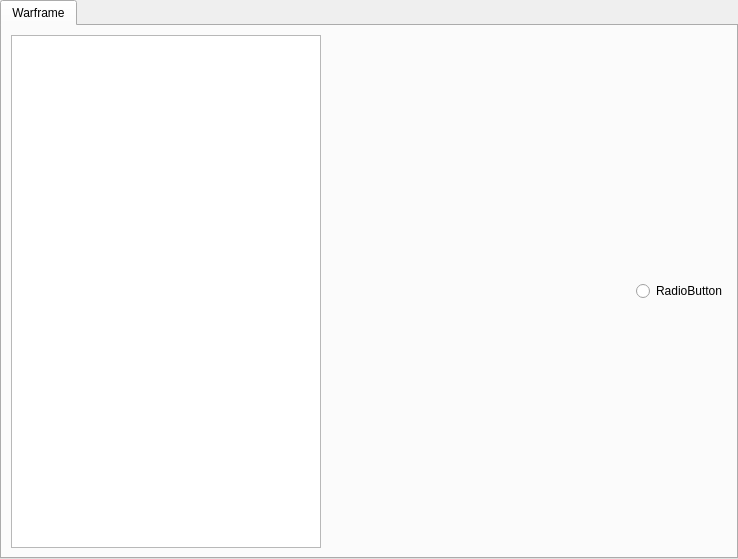
<?xml version="1.0" encoding="UTF-8"?>
<ui version="4.0">
 <class>warframeTab</class>
 <widget class="QTabWidget" name="warframeTab">
  <property name="geometry">
   <rect>
    <x>0</x>
    <y>0</y>
    <width>738</width>
    <height>559</height>
   </rect>
  </property>
  <property name="windowTitle">
   <string>warframeTab</string>
  </property>
  <widget class="QWidget" name="warframe">
   <attribute name="title">
    <string>Warframe</string>
   </attribute>
   <layout class="QGridLayout" name="gridLayout">
    <item row="0" column="1">
     <layout class="QHBoxLayout" name="horizontalLayout">
      <item>
       <widget class="QTreeView" name="treeView"/>
      </item>
      <item>
       <spacer name="horizontalSpacer">
        <property name="orientation">
         <enum>Qt::Horizontal</enum>
        </property>
        <property name="sizeHint" stdset="0">
         <size>
          <width>40</width>
          <height>20</height>
         </size>
        </property>
       </spacer>
      </item>
      <item>
       <layout class="QHBoxLayout" name="horizontalLayout_2">
        <item>
         <widget class="QRadioButton" name="radioButton">
          <property name="text">
           <string>RadioButton</string>
          </property>
         </widget>
        </item>
       </layout>
      </item>
     </layout>
    </item>
   </layout>
  </widget>
 </widget>
 <resources/>
 <connections/>
</ui>
